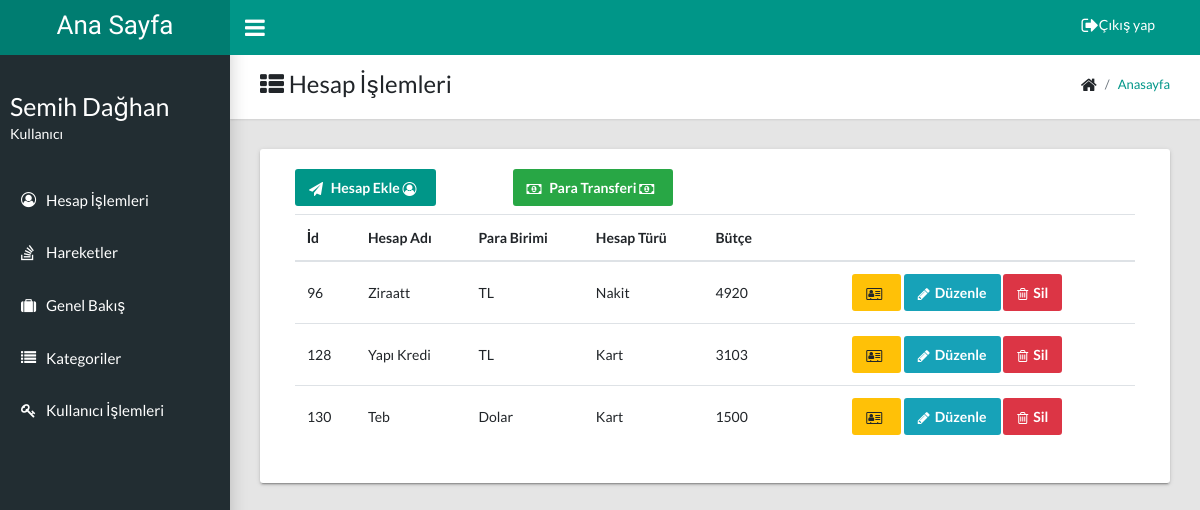
The page /panel/index.php on the database its author committed.
### tables this page shows
CREATE TABLE `hesapekle` (
  `id` int(11) NOT NULL,
  `hesapadi` varchar(200) NOT NULL,
  `birim` varchar(200) NOT NULL,
  `nakitkart` varchar(200) NOT NULL,
  `miktar` int(11) NOT NULL,
  `hesaptarih` timestamp NOT NULL DEFAULT current_timestamp()
);

### panel/index.php (the view, shortened to what this page needs)
<?php require_once 'inc/ust.php'; ?>
<?php require_once 'inc/sol.php'; ?>
    <main class="app-content">
        <div class="app-title">
            <div>
                <h1><i class="fa fa-th-list"></i> Hesap İşlemleri</h1>
            </div>
            <ul class="app-breadcrumb breadcrumb">
                <li class="breadcrumb-item"><i class="fa fa-home fa-lg"></i></li>
                <li class="breadcrumb-item active"><a href="#">Anasayfa</a></li>
            </ul>
        </div>
        <div class="row">
            <div class="col-md-12">
                <div class="tile">
                    <div class="m-t-30">
                        <body>
                        <div class="container">
                            <div class="row mb-2">
                                <div class="col-3">
                                    <button type="button" class="btn btn-primary m-0" data-toggle="modal" data-target="#userModal"><i class="fa fa-paper-plane"></i>&nbsp;Hesap Ekle <i class="fa fa-user-circle-o" ></i></button>
                                </div>
                                <div class="col-3">
                                <button type="button" class="btn btn-success"  data-toggle="modal" data-target="#paratransfer"><i class="fa fa-money"></i>&nbsp;Para Transferi <i class="fa fa-money" ></i></button>
                                </div>
                            </div>
                            <table class="table"  id="userstable">
                                <thead>
                                <tr>
                                    <th scope="col">İd</th>
                                    <th scope="col">Hesap Adı</th>
                                    <th scope="col">Para Birimi</th>
                                    <th scope="col">Hesap Türü</th>
                                    <th scope="col">Bütçe</th>
                                    <th scope="col"></th>
                                    <th scope="col"></th>
                                    <th scope="col"></th>
                                </tr>
                                </thead>
                                <tbody><tr>
                                    <?php
                                    $sorgu = $db->query("SELECT * FROM hesapekle");
                                    while ( $sonuc = $sorgu->fetch(PDO::FETCH_ASSOC) ){
                                    $accountId = $sonuc['id'];
                                    $hesapadi = $sonuc['hesapadi'];
                                    $birim = $sonuc['birim'];
                                    $hesappss = $sonuc['nakitkart'];
                                    $miktar = $sonuc['miktar'];
                                    ?>
                                    <td class="align-middle"><?php echo $accountId; ?></td>
                                    <td class="align-middle"><?php echo $hesapadi; ?></td>
                                    <td class="align-middle"><?php echo $birim; ?></td>
                                    <td class="align-middle"><?php echo $hesappss; ?></td>
                                    <td class="align-middle"><?php echo $miktar; ?></td>
                                    <td class="align-middle"></td>
                                    <td class="align-middle"></td>
                                    <td>
                                        <button type="button" class="btn btn-warning userViewModal" data-toggle="modal" id="<?php echo $accountId; ?>"><i class="fa fa-address-card-o"></i></button>
                                      <button type="button" class="btn btn-info editAccount" id="<?php echo $accountId; ?>"><i class="fa fa-pencil"></i>Düzenle</button>
                                       <button type="button" class="btn btn-danger delAccount" id="<?php echo $accountId; ?>"><i class="fa fa-trash-o"></i>Sil</button>  </td>
                                </tr>
                                <?php
                                }
                                ?>
                                </tbody>
                            </table>
                        </div>
                        </body>
                    </div>
                </div>
            </div>
        </div>
    </main>
<?php require_once 'inc/alt.php'; ?>

### rows shown on the page
hesapekle: id "96", hesapadi "Ziraatt", birim "TL", nakitkart "Nakit", miktar "4920"
hesapekle: id "128", hesapadi "Yapı Kredi", birim "TL", nakitkart "Kart", miktar "3103"
hesapekle: id "130", hesapadi "Teb", birim "Dolar", nakitkart "Kart", miktar "1500"
